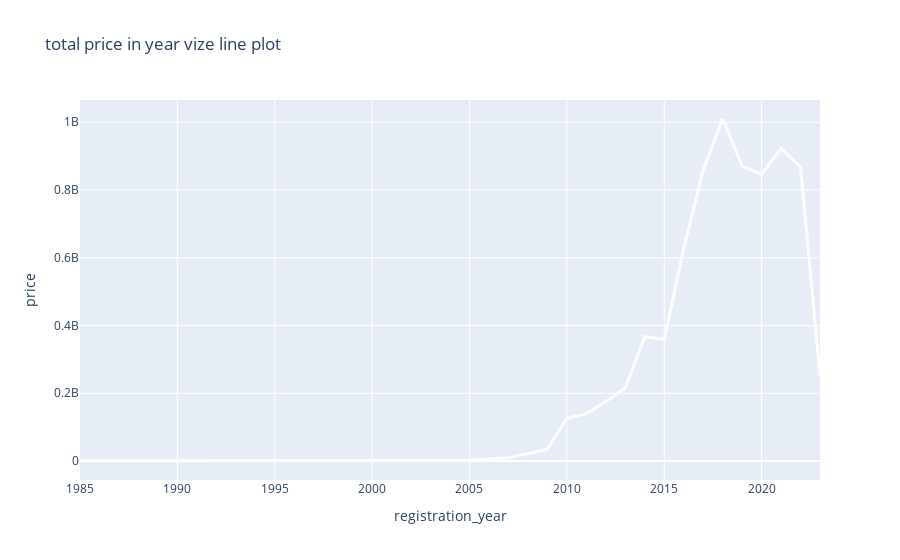

The notebook cell saved with this chart:
### Code cell
data=df3.groupby(['registration_year']).sum(['price']).sort_values('registration_year')
data
fig = px.line(data, y='price', x=data.index,title="total price in year vize line plot")

fig.update_traces(line_color='#FEFCFB',line={'width':3})
fig.show()

### Figure 1 — Plotly figure (JSON) as saved in the notebook; plotly's stock layout.template omitted (floating-point values rounded to 4 significant figures)
{"data": [{"hovertemplate": "registration_year=%{x}<br>price=%{y}<extra></extra>", "legendgroup": "", "line": {"color": "#FEFCFB", "dash": "solid", "width": 3}, "marker": {"symbol": "circle"}, "mode": "lines", "name": "", "orientation": "v", "showlegend": false, "type": "scatter", "x": [1985, 1997, 1999, 2001, 2002, 2003, 2004, 2005, 2006, 2007, 2008, 2009, 2010, 2011, 2012, 2013, 2014, 2015, 2016, 2017, 2018, 2019, 2020, 2021, 2022, 2023], "xaxis": "x", "y": [655000, 425000, 100000, 1684000, 490000, 1235000, 1799000, 2364000, 6727000, 9613000, 21457000, 34780000, 126256000, 139307000, 175396000, 215511000, 366920000, 359240000, 627000000, 858756000, 1009700000, 871530000, 846492000, 922309000, 868431000, 252206000], "yaxis": "y"}], "layout": {"legend": {"tracegroupgap": 0}, "title": {"text": "total price in year vize line plot"}, "xaxis": {"anchor": "y", "domain": [0, 1], "title": {"text": "registration_year"}}, "yaxis": {"anchor": "x", "domain": [0, 1], "title": {"text": "price"}}}}
